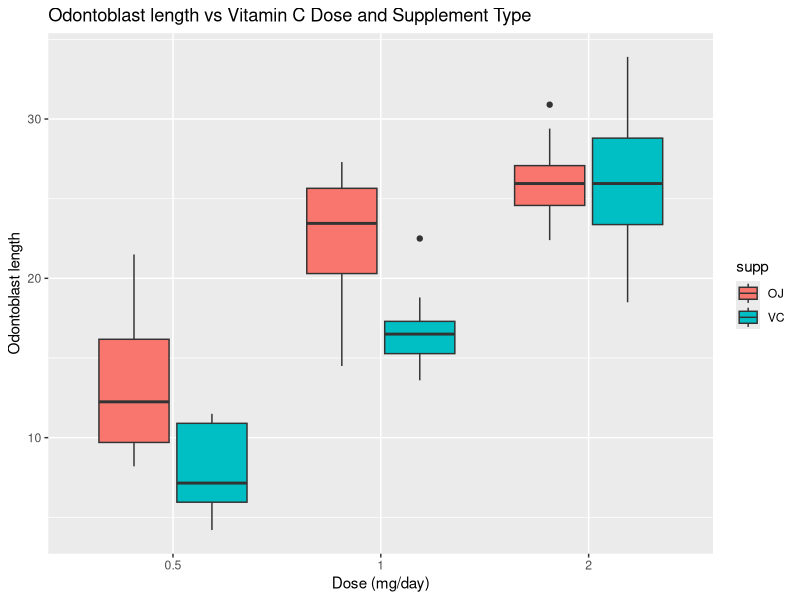

Source code (R): (Note: this script raises an error after producing the figure.)
## ---- chunk 1
knitr::opts_chunk$set(echo = TRUE)
knitr::opts_chunk$set(message = FALSE)
knitr::opts_chunk$set(warning = FALSE)
## ---- chunk 2
data("ToothGrowth")
library(dplyr)
library(ggplot2)
## ---- chunk 3
summary(ToothGrowth)
## ---- chunk 4
ToothGrowth %>% group_by(dose) %>% summarize(avg=mean(len))
ToothGrowth %>% group_by(dose,supp) %>% summarize(avg=mean(len))
ToothGrowth$dose <- as.factor(ToothGrowth$dose)
g <- ggplot(data=ToothGrowth,aes(dose,len)) + geom_boxplot(aes(fill=supp)) + labs(x="Dose (mg/day)", y="Odontoblast length", title="Odontoblast length vs Vitamin C Dose and Supplement Type")
print(g)
## ---- chunk 5
t.test(len ~ dose,paired=FALSE,var.equal=FALSE,data=ToothGrowth[ToothGrowth$dose!=2,])
## ---- chunk 6
t.test(len ~ dose,paired=FALSE,var.equal=FALSE,data=ToothGrowth[ToothGrowth$dose!=0.5,])
## ---- chunk 7
t.test(len ~ supp,paired=FALSE,var.equal=FALSE,data=ToothGrowth[ToothGrowth$dose==0.5,])
## ---- chunk 8
t.test(len ~ supp,paired=FALSE,var.equal=FALSE,data=ToothGrowth[ToothGrowth$dose==1.0,])
## ---- chunk 9
t.test(len ~ supp,paired=FALSE,var.equal=FALSE,data=ToothGrowth[ToothGrowth$dose==2.0,])
